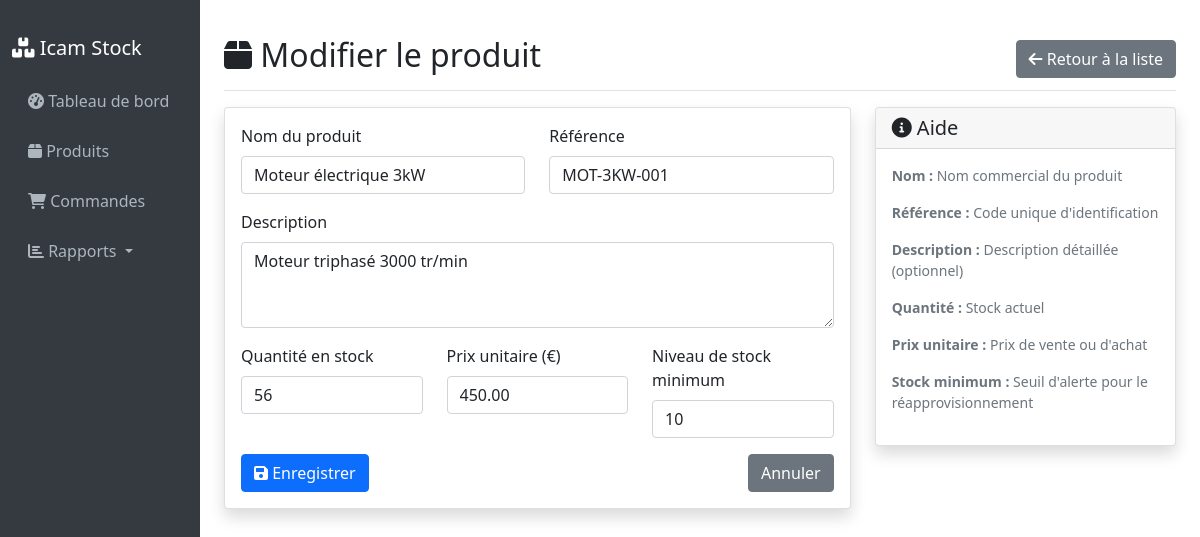
Screenshot of /products/1/edit/ with the database file from the repository.
### inventory/models.py (models this page shows, shortened)
class Product(models.Model):
    name = models.CharField(max_length=255, verbose_name="Nom du produit")
    reference = models.CharField(max_length=100, unique=True, verbose_name="Référence")
    description = models.TextField(blank=True, verbose_name="Description")
    quantity = models.PositiveIntegerField(default=0, verbose_name="Quantité en stock")
    price = models.DecimalField(
        max_digits=10,
        decimal_places=2,
        validators=[MinValueValidator(Decimal('0.01'))],
        verbose_name="Prix unitaire"
    )
    min_stock_level = models.PositiveIntegerField(default=10, verbose_name="Niveau de stock minimum")
    created_at = models.DateTimeField(auto_now_add=True)
    updated_at = models.DateTimeField(auto_now=True)
    class Meta:
        verbose_name = "Produit"
        verbose_name_plural = "Produits"
        ordering = ['name']

### inventory/views.py (the view)
# urls.py: path('products/<int:pk>/edit/', views.product_update, name='product_update'),
def product_update(request, pk):
    product = get_object_or_404(Product, pk=pk)
    if request.method == 'POST':
        form = ProductForm(request.POST, instance=product)
        if form.is_valid():
            form.save()
            messages.success(request, f'Produit "{product.name}" modifié avec succès.')
            return redirect('product_detail', pk=product.pk)
    else:
        form = ProductForm(instance=product)
    return render(request, 'inventory/product_form.html', {'form': form, 'title': 'Modifier le produit'})

### inventory/forms.py
class ProductForm(forms.ModelForm):
    class Meta:
        model = Product
        fields = ['name', 'reference', 'description', 'quantity', 'price', 'min_stock_level']
        widgets = {
            'name': forms.TextInput(attrs={'class': 'form-control'}),
            'reference': forms.TextInput(attrs={'class': 'form-control'}),
            'description': forms.Textarea(attrs={'class': 'form-control', 'rows': 3}),
            'quantity': forms.NumberInput(attrs={'class': 'form-control'}),
            'price': forms.NumberInput(attrs={'class': 'form-control', 'step': '0.01'}),
            'min_stock_level': forms.NumberInput(attrs={'class': 'form-control'}),
        }

### inventory/templates/inventory/product_form.html (shortened to what this page needs)
{% extends 'inventory/layouts/base.html' %}
{% block content %}
<div class="d-flex justify-content-between flex-wrap flex-md-nowrap align-items-center pt-3 pb-2 mb-3 border-bottom">
    <h1 class="h2"><i class="fas fa-box"></i> {{ title }}</h1>
    <div class="btn-toolbar mb-2 mb-md-0">
        <a href="{% url 'product_list' %}" class="btn btn-secondary">
            <i class="fas fa-arrow-left"></i> Retour à la liste
        </a>
    </div>
</div>
<div class="row">
    <div class="col-md-8">
        <div class="card shadow">
            <div class="card-body">
                <form method="post">
                    <div class="row">
                        <div class="col-md-6 mb-3">
                            <label for="{{ form.name.id_for_label }}" class="form-label">{{ form.name.label }}</label>
                            {{ form.name }}
                        </div>
                        <div class="col-md-6 mb-3">
                            <label for="{{ form.reference.id_for_label }}" class="form-label">{{ form.reference.label }}</label>
                            {{ form.reference }}
                        </div>
                    </div>
                    <div class="mb-3">
                        <label for="{{ form.description.id_for_label }}" class="form-label">{{ form.description.label }}</label>
                        {{ form.description }}
                    </div>
                    <div class="row">
                        <div class="col-md-4 mb-3">
                            <label for="{{ form.quantity.id_for_label }}" class="form-label">{{ form.quantity.label }}</label>
                            {{ form.quantity }}
                        </div>
                        <div class="col-md-4 mb-3">
                            <label for="{{ form.price.id_for_label }}" class="form-label">{{ form.price.label }} (€)</label>
                            {{ form.price }}
                        </div>
                        <div class="col-md-4 mb-3">
                            <label for="{{ form.min_stock_level.id_for_label }}" class="form-label">{{ form.min_stock_level.label }}</label>
                            {{ form.min_stock_level }}
                        </div>
                    </div>
                    <div class="d-flex justify-content-between">
                        <button type="submit" class="btn btn-primary">
                            <i class="fas fa-save"></i> Enregistrer
                        </button>
                        <a href="{% url 'product_list' %}" class="btn btn-secondary">Annuler</a>
                    </div>
                </form>
            </div>
        </div>
    </div>
    <div class="col-md-4">
        <div class="card shadow">
            <div class="card-header">
                <h5 class="card-title mb-0"><i class="fas fa-info-circle"></i> Aide</h5>
            </div>
            <div class="card-body">
                <small class="text-muted">
                    <p><strong>Nom :</strong> Nom commercial du produit</p>
                    <p><strong>Référence :</strong> Code unique d'identification</p>
                    <p><strong>Description :</strong> Description détaillée (optionnel)</p>
                    <p><strong>Quantité :</strong> Stock actuel</p>
                    <p><strong>Prix unitaire :</strong> Prix de vente ou d'achat</p>
                    <p><strong>Stock minimum :</strong> Seuil d'alerte pour le réapprovisionnement</p>
                </small>
            </div>
        </div>
    </div>
</div>
{% endblock %}

### rows the page displays
Product: name "Moteur électrique 3kW", reference "MOT-3KW-001", description "Moteur triphasé 3000 tr/min", quantity "56", price "450.00", min_stock_level "10"

### other values shown
{{ title }} "Modifier le produit"
